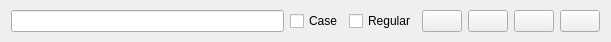
<?xml version="1.0" encoding="UTF-8"?>
<ui version="4.0">
 <class>QKxSearch</class>
 <widget class="QWidget" name="QKxSearch">
  <property name="geometry">
   <rect>
    <x>0</x>
    <y>0</y>
    <width>611</width>
    <height>42</height>
   </rect>
  </property>
  <property name="windowTitle">
   <string>Form</string>
  </property>
  <layout class="QHBoxLayout" name="horizontalLayout">
   <property name="topMargin">
    <number>5</number>
   </property>
   <property name="bottomMargin">
    <number>5</number>
   </property>
   <item>
    <widget class="QLineEdit" name="key"/>
   </item>
   <item>
    <widget class="QCheckBox" name="ascase">
     <property name="text">
      <string>Case</string>
     </property>
    </widget>
   </item>
   <item>
    <widget class="QCheckBox" name="regular">
     <property name="text">
      <string>Regular</string>
     </property>
    </widget>
   </item>
   <item>
    <widget class="QPushButton" name="findPrev">
     <property name="text">
      <string/>
     </property>
     <property name="icon">
      <iconset resource="qkxterm.qrc">
       <normaloff>:/kxterm/image/prev.png</normaloff>:/kxterm/image/prev.png</iconset>
     </property>
    </widget>
   </item>
   <item>
    <widget class="QPushButton" name="findNext">
     <property name="text">
      <string/>
     </property>
     <property name="icon">
      <iconset resource="qkxterm.qrc">
       <normaloff>:/kxterm/image/next.png</normaloff>:/kxterm/image/next.png</iconset>
     </property>
     <property name="autoDefault">
      <bool>false</bool>
     </property>
     <property name="default">
      <bool>false</bool>
     </property>
    </widget>
   </item>
   <item>
    <widget class="QPushButton" name="findAll">
     <property name="text">
      <string/>
     </property>
     <property name="icon">
      <iconset resource="qkxterm.qrc">
       <normaloff>:/kxterm/image/find.png</normaloff>:/kxterm/image/find.png</iconset>
     </property>
    </widget>
   </item>
   <item>
    <widget class="QPushButton" name="close">
     <property name="text">
      <string/>
     </property>
     <property name="icon">
      <iconset resource="qkxterm.qrc">
       <normaloff>:/kxterm/image/close.png</normaloff>:/kxterm/image/close.png</iconset>
     </property>
    </widget>
   </item>
  </layout>
 </widget>
 <resources>
  <include location="qkxterm.qrc"/>
 </resources>
 <connections/>
</ui>
